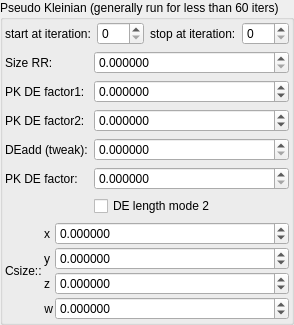
    <widget class="QGroupBox" name="groupBox_2">
     <property name="title">
      <string>Pseudo Kleinian (generally run for less than 60 iters)</string>
     </property>
     <layout class="QVBoxLayout" name="verticalLayout_6">
      <property name="leftMargin">
       <number>2</number>
      </property>
      <property name="topMargin">
       <number>2</number>
      </property>
      <property name="rightMargin">
       <number>2</number>
      </property>
      <property name="bottomMargin">
       <number>2</number>
      </property>
      <item>
       <layout class="QGridLayout" name="gridLayout_17">
        <item row="0" column="3">
         <widget class="MySpinBox" name="spinboxInt_transf_stop_iterations_15">
          <property name="sizePolicy">
           <sizepolicy hsizetype="Minimum" vsizetype="Maximum">
            <horstretch>0</horstretch>
            <verstretch>0</verstretch>
           </sizepolicy>
          </property>
          <property name="font">
           <font>
            <weight>50</weight>
            <bold>false</bold>
           </font>
          </property>
          <property name="maximum">
           <number>250</number>
          </property>
         </widget>
        </item>
        <item row="0" column="0">
         <widget class="QLabel" name="label_72">
          <property name="font">
           <font>
            <weight>50</weight>
            <bold>false</bold>
           </font>
          </property>
          <property name="text">
           <string>start at iteration:</string>
          </property>
         </widget>
        </item>
        <item row="0" column="2">
         <widget class="QLabel" name="label_262">
          <property name="font">
           <font>
            <weight>50</weight>
            <bold>false</bold>
           </font>
          </property>
          <property name="text">
           <string>stop at iteration:</string>
          </property>
         </widget>
        </item>
        <item row="0" column="1">
         <widget class="MySpinBox" name="spinboxInt_transf_start_iterations_C">
          <property name="sizePolicy">
           <sizepolicy hsizetype="Minimum" vsizetype="Maximum">
            <horstretch>0</horstretch>
            <verstretch>0</verstretch>
           </sizepolicy>
          </property>
          <property name="font">
           <font>
            <weight>50</weight>
            <bold>false</bold>
           </font>
          </property>
          <property name="maximum">
           <number>250</number>
          </property>
         </widget>
        </item>
       </layout>
      </item>
      <item>
       <layout class="QGridLayout" name="gridLayout_8" columnstretch="0,1">
        <item row="3" column="0">
         <widget class="QLabel" name="label_271">
          <property name="font">
           <font>
            <weight>50</weight>
            <bold>false</bold>
           </font>
          </property>
          <property name="text">
           <string>PK DE factor2:</string>
          </property>
         </widget>
        </item>
        <item row="4" column="0">
         <widget class="QLabel" name="label_272">
          <property name="font">
           <font>
            <weight>50</weight>
            <bold>false</bold>
           </font>
          </property>
          <property name="text">
           <string>DEadd (tweak):</string>
          </property>
         </widget>
        </item>
        <item row="1" column="1">
         <widget class="MyDoubleSpinBox" name="spinbox_transf_scale_1">
          <property name="sizePolicy">
           <sizepolicy hsizetype="Minimum" vsizetype="Maximum">
            <horstretch>0</horstretch>
            <verstretch>0</verstretch>
           </sizepolicy>
          </property>
          <property name="font">
           <font>
            <weight>50</weight>
            <bold>false</bold>
           </font>
          </property>
          <property name="prefix">
           <string/>
          </property>
          <property name="suffix">
           <string/>
          </property>
          <property name="decimals">
           <number>6</number>
          </property>
          <property name="minimum">
           <double>0.000000000000000</double>
          </property>
          <property name="maximum">
           <double>99.989999999999995</double>
          </property>
          <property name="singleStep">
           <double>0.100000000000000</double>
          </property>
         </widget>
        </item>
        <item row="2" column="0">
         <widget class="QLabel" name="label_270">
          <property name="font">
           <font>
            <weight>50</weight>
            <bold>false</bold>
           </font>
          </property>
          <property name="text">
           <string>PK DE factor1:</string>
          </property>
         </widget>
        </item>
        <item row="5" column="0">
         <widget class="QLabel" name="label_273">
          <property name="font">
           <font>
            <weight>50</weight>
            <bold>false</bold>
           </font>
          </property>
          <property name="text">
           <string>PK DE factor:</string>
          </property>
         </widget>
        </item>
        <item row="4" column="1">
         <widget class="MyDoubleSpinBox" name="spinbox_analyticDE_tweak_005">
          <property name="sizePolicy">
           <sizepolicy hsizetype="Minimum" vsizetype="Maximum">
            <horstretch>0</horstretch>
            <verstretch>0</verstretch>
           </sizepolicy>
          </property>
          <property name="font">
           <font>
            <weight>50</weight>
            <bold>false</bold>
           </font>
          </property>
          <property name="prefix">
           <string/>
          </property>
          <property name="suffix">
           <string/>
          </property>
          <property name="decimals">
           <number>6</number>
          </property>
          <property name="minimum">
           <double>0.000000000000000</double>
          </property>
          <property name="maximum">
           <double>99.989999999999995</double>
          </property>
          <property name="singleStep">
           <double>0.100000000000000</double>
          </property>
         </widget>
        </item>
        <item row="2" column="1">
         <widget class="MyDoubleSpinBox" name="spinbox_transf_offset_0">
          <property name="sizePolicy">
           <sizepolicy hsizetype="Minimum" vsizetype="Maximum">
            <horstretch>0</horstretch>
            <verstretch>0</verstretch>
           </sizepolicy>
          </property>
          <property name="font">
           <font>
            <weight>50</weight>
            <bold>false</bold>
           </font>
          </property>
          <property name="prefix">
           <string/>
          </property>
          <property name="suffix">
           <string/>
          </property>
          <property name="decimals">
           <number>6</number>
          </property>
          <property name="minimum">
           <double>-99.000000000000000</double>
          </property>
          <property name="maximum">
           <double>99.989999999999995</double>
          </property>
          <property name="singleStep">
           <double>0.010000000000000</double>
          </property>
         </widget>
        </item>
        <item row="3" column="1">
         <widget class="MyDoubleSpinBox" name="spinbox_transf_offsetR_0">
          <property name="sizePolicy">
           <sizepolicy hsizetype="Minimum" vsizetype="Maximum">
            <horstretch>0</horstretch>
            <verstretch>0</verstretch>
           </sizepolicy>
          </property>
          <property name="font">
           <font>
            <weight>50</weight>
            <bold>false</bold>
           </font>
          </property>
          <property name="prefix">
           <string/>
          </property>
          <property name="suffix">
           <string/>
          </property>
          <property name="decimals">
           <number>6</number>
          </property>
          <property name="minimum">
           <double>-99.000000000000000</double>
          </property>
          <property name="maximum">
           <double>99.989999999999995</double>
          </property>
          <property name="singleStep">
           <double>0.010000000000000</double>
          </property>
         </widget>
        </item>
        <item row="1" column="0">
         <widget class="QLabel" name="label_257">
          <property name="font">
           <font>
            <weight>50</weight>
            <bold>false</bold>
           </font>
          </property>
          <property name="text">
           <string>Size RR:</string>
          </property>
         </widget>
        </item>
        <item row="5" column="1">
         <widget class="MyDoubleSpinBox" name="spinbox_analyticDE_scale_1">
          <property name="sizePolicy">
           <sizepolicy hsizetype="Minimum" vsizetype="Maximum">
            <horstretch>0</horstretch>
            <verstretch>0</verstretch>
           </sizepolicy>
          </property>
          <property name="font">
           <font>
            <weight>50</weight>
            <bold>false</bold>
           </font>
          </property>
          <property name="prefix">
           <string/>
          </property>
          <property name="suffix">
           <string/>
          </property>
          <property name="decimals">
           <number>6</number>
          </property>
          <property name="minimum">
           <double>0.000000000000000</double>
          </property>
          <property name="maximum">
           <double>99.989999999999995</double>
          </property>
          <property name="singleStep">
           <double>0.100000000000000</double>
          </property>
         </widget>
        </item>
        <item row="6" column="1">
         <widget class="MyCheckBox" name="checkBox_transf_function_enabledK_false">
          <property name="font">
           <font>
            <family>Ubuntu</family>
            <weight>50</weight>
            <bold>false</bold>
           </font>
          </property>
          <property name="text">
           <string notr="true">DE length mode 2</string>
          </property>
         </widget>
        </item>
       </layout>
      </item>
      <item>
       <layout class="QGridLayout" name="gridLayout_10" columnstretch="0,0,1">
        <property name="spacing">
         <number>2</number>
        </property>
        <item row="2" column="1">
         <widget class="QLabel" name="label_37">
          <property name="font">
           <font>
            <weight>50</weight>
            <bold>false</bold>
           </font>
          </property>
          <property name="text">
           <string notr="true">z</string>
          </property>
         </widget>
        </item>
        <item row="0" column="1">
         <widget class="QLabel" name="label_41">
          <property name="font">
           <font>
            <weight>50</weight>
            <bold>false</bold>
           </font>
          </property>
          <property name="text">
           <string notr="true">x</string>
          </property>
         </widget>
        </item>
        <item row="1" column="1">
         <widget class="QLabel" name="label_43">
          <property name="font">
           <font>
            <weight>50</weight>
            <bold>false</bold>
           </font>
          </property>
          <property name="text">
           <string notr="true">y</string>
          </property>
         </widget>
        </item>
        <item row="3" column="1">
         <widget class="QLabel" name="label_155">
          <property name="sizePolicy">
           <sizepolicy hsizetype="Preferred" vsizetype="Preferred">
            <horstretch>0</horstretch>
            <verstretch>0</verstretch>
           </sizepolicy>
          </property>
          <property name="font">
           <font>
            <weight>50</weight>
            <bold>false</bold>
           </font>
          </property>
          <property name="text">
           <string notr="true">w</string>
          </property>
          <property name="alignment">
           <set>Qt::AlignRight|Qt::AlignTrailing|Qt::AlignVCenter</set>
          </property>
         </widget>
        </item>
        <item row="0" column="0" rowspan="4">
         <widget class="QLabel" name="label_44">
          <property name="font">
           <font>
            <weight>50</weight>
            <bold>false</bold>
           </font>
          </property>
          <property name="text">
           <string>Csize::</string>
          </property>
         </widget>
        </item>
        <item row="0" column="2">
         <widget class="MyDoubleSpinBox" name="spinbox4_transf_offset_1111_x">
          <property name="sizePolicy">
           <sizepolicy hsizetype="Minimum" vsizetype="Maximum">
            <horstretch>0</horstretch>
            <verstretch>0</verstretch>
           </sizepolicy>
          </property>
          <property name="font">
           <font>
            <weight>50</weight>
            <bold>false</bold>
           </font>
          </property>
          <property name="prefix">
           <string/>
          </property>
          <property name="suffix">
           <string/>
          </property>
          <property name="decimals">
           <number>6</number>
          </property>
          <property name="minimum">
           <double>-99.989999999999995</double>
          </property>
          <property name="maximum">
           <double>99.989999999999995</double>
          </property>
          <property name="singleStep">
           <double>0.100000000000000</double>
          </property>
         </widget>
        </item>
        <item row="1" column="2">
         <widget class="MyDoubleSpinBox" name="spinbox4_transf_offset_1111_y">
          <property name="sizePolicy">
           <sizepolicy hsizetype="Minimum" vsizetype="Maximum">
            <horstretch>0</horstretch>
            <verstretch>0</verstretch>
           </sizepolicy>
          </property>
          <property name="font">
           <font>
            <weight>50</weight>
            <bold>false</bold>
           </font>
          </property>
          <property name="prefix">
           <string/>
          </property>
          <property name="suffix">
           <string/>
          </property>
          <property name="decimals">
           <number>6</number>
          </property>
          <property name="minimum">
           <double>-99.989999999999995</double>
          </property>
          <property name="maximum">
           <double>99.989999999999995</double>
          </property>
          <property name="singleStep">
           <double>0.100000000000000</double>
          </property>
         </widget>
        </item>
        <item row="2" column="2">
         <widget class="MyDoubleSpinBox" name="spinbox4_transf_offset_1111_z">
          <property name="sizePolicy">
           <sizepolicy hsizetype="Minimum" vsizetype="Maximum">
            <horstretch>0</horstretch>
            <verstretch>0</verstretch>
           </sizepolicy>
          </property>
          <property name="font">
           <font>
            <weight>50</weight>
            <bold>false</bold>
           </font>
          </property>
          <property name="prefix">
           <string/>
          </property>
          <property name="suffix">
           <string/>
          </property>
          <property name="decimals">
           <number>6</number>
          </property>
          <property name="minimum">
           <double>-99.989999999999995</double>
          </property>
          <property name="maximum">
           <double>99.989999999999995</double>
          </property>
          <property name="singleStep">
           <double>0.100000000000000</double>
          </property>
         </widget>
        </item>
        <item row="3" column="2">
         <widget class="MyDoubleSpinBox" name="spinbox4_transf_offset_1111_w">
          <property name="sizePolicy">
           <sizepolicy hsizetype="Minimum" vsizetype="Maximum">
            <horstretch>0</horstretch>
            <verstretch>0</verstretch>
           </sizepolicy>
          </property>
          <property name="font">
           <font>
            <weight>50</weight>
            <bold>false</bold>
           </font>
          </property>
          <property name="prefix">
           <string/>
          </property>
          <property name="suffix">
           <string/>
          </property>
          <property name="decimals">
           <number>6</number>
          </property>
          <property name="minimum">
           <double>-99.989999999999995</double>
          </property>
          <property name="maximum">
           <double>99.989999999999995</double>
          </property>
          <property name="singleStep">
           <double>0.100000000000000</double>
          </property>
         </widget>
        </item>
       </layout>
      </item>
     </layout>
    </widget>
